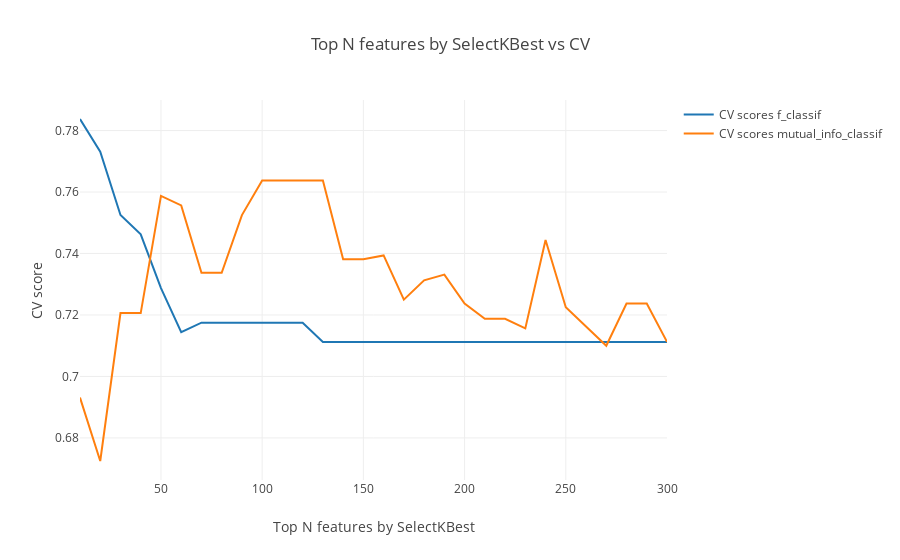

Here is the notebook cell this chart was saved with:
### Code cell
data = [go.Scatter(
        x = list(range(10, 301, 10)),
        y = scores_dict['f_classif'],
        name = 'CV scores f_classif'
    ), go.Scatter(
        x = list(range(10, 301, 10)),
        y = scores_dict['mutual_info_classif'],
        name = 'CV scores mutual_info_classif')]
layout = go.Layout(dict(title = "Top N features by SelectKBest vs CV",
                  xaxis = dict(title = 'Top N features by SelectKBest'),
                  yaxis = dict(title = 'CV score'),
                  ))
py.iplot(dict(data=data, layout=layout), filename='basic-line')

### Figure 1 — Plotly figure (JSON) as saved in the notebook; plotly's stock layout.template omitted (floating-point values rounded to 4 significant figures)
{"data": [{"name": "CV scores f_classif", "type": "scatter", "uid": "cb544565-1e5f-47bd-8f37-7383d9134311", "x": [10, 20, 30, 40, 50, 60, 70, 80, 90, 100, 110, 120, 130, 140, 150, 160, 170, 180, 190, 200, 210, 220, 230, 240, 250, 260, 270, 280, 290, 300], "y": [0.7838, 0.7731, 0.7525, 0.7463, 0.7288, 0.7144, 0.7175, 0.7175, 0.7175, 0.7175, 0.7175, 0.7175, 0.7112, 0.7112, 0.7112, 0.7112, 0.7112, 0.7112, 0.7112, 0.7112, 0.7112, 0.7112, 0.7112, 0.7112, 0.7112, 0.7112, 0.7112, 0.7112, 0.7112, 0.7112]}, {"name": "CV scores mutual_info_classif", "type": "scatter", "uid": "0ebe5b37-e28c-4a3c-8669-b6477335732a", "x": [10, 20, 30, 40, 50, 60, 70, 80, 90, 100, 110, 120, 130, 140, 150, 160, 170, 180, 190, 200, 210, 220, 230, 240, 250, 260, 270, 280, 290, 300], "y": [0.6931, 0.6725, 0.7206, 0.7206, 0.7588, 0.7556, 0.7338, 0.7338, 0.7525, 0.7637, 0.7637, 0.7637, 0.7637, 0.7381, 0.7381, 0.7394, 0.725, 0.7312, 0.7331, 0.7238, 0.7188, 0.7188, 0.7156, 0.7444, 0.7225, 0.7162, 0.71, 0.7238, 0.7238, 0.7112]}], "layout": {"title": {"text": "Top N features by SelectKBest vs CV"}, "xaxis": {"title": {"text": "Top N features by SelectKBest"}}, "yaxis": {"title": {"text": "CV score"}}}}
